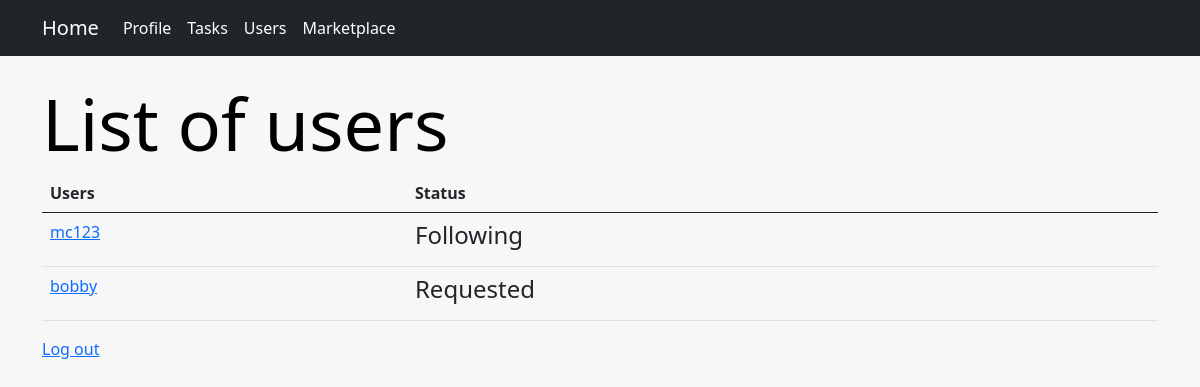
The app's page /main/users/ (signed in) with its own data.
### main/models.py (models this page shows, shortened)
class CustomUser(models.Model):
    user = models.OneToOneField(User, on_delete=models.CASCADE)
    DEPARTMENT = (
        ('Operations', 'Operations'),
        ('Infocomm technology', 'Infocomm technology'),
        ('Engineering', 'Engineering'),
        ('Corportate', 'Corporate')
    )
    email = models.EmailField(unique=True)
    department = models.CharField(max_length=100, choices=DEPARTMENT)
    description = models.TextField("Description", max_length=600, default='', blank=True)
    points = models.IntegerField(default=0)
    tasks = models.ManyToManyField(Task, blank=True, related_name='users')

### main/views.py (the view)
# urls.py: path('users/', views.users, name='users'),
@login_required(login_url='/main/login')
def users(request):
    current_user = CustomUser.objects.get(user=request.user)
    other_users = CustomUser.objects.all().exclude(pk=current_user.pk)
    requested = []
    following = []
    for user in other_users:
        if Follow.objects.filter(follower = current_user, following = user):
            following.append(user)
        elif Request.objects.filter(requestor=current_user, requested=user):
            requested.append(user)
    return render(request, 'main/users.html', {
        "user_list": other_users,
        "following": following,
        "requested": requested,
    })

### main/templates/main/users.html (shortened to what this page needs)
{% extends "main/layout.html" %}
{% block body %}
    <div class="container">
        <h1 class="display-2">List of users</h1>
        <table class="table">
          <thead>
            <tr>
              <th scope="col">Users</th>
              <th scope="col">Status</th>
            </tr>
          </thead>
          <tbody>
            {% for user in user_list %}
            <tr>
              <td scope="row">
                <a href="{% url 'main:user_profile' user.id %}">{{ user.user.username }}</a>
              <td>
                {% if user in following %}
                    <h4>Following</h4>
                {% elif user in requested %}
                    <h4>Requested</h4>
                {% else %}
                    <form action="{% url 'main:follow' %}" method="post">
                        {% csrf_token %}
                        <button value='{{ user.id }}' name='user_id' type='submit'>Follow</button>
                    </form>
                {% endif %}
              </td>
            </tr>
            {% endfor %}
          </tbody>
        </table>
        <a href="{% url 'main:logout' %}">Log out</a>
    </div>
{% endblock %}

### main/static/styles.css (style rules this page uses)
body { font-family: var(--bs-font-sans-serif); background-color: #f7f7f7; color: #000000; }

### records on screen
CustomUser: user.username "mc123", shows "Following"
CustomUser: user.username "bobby", shows "Requested"
